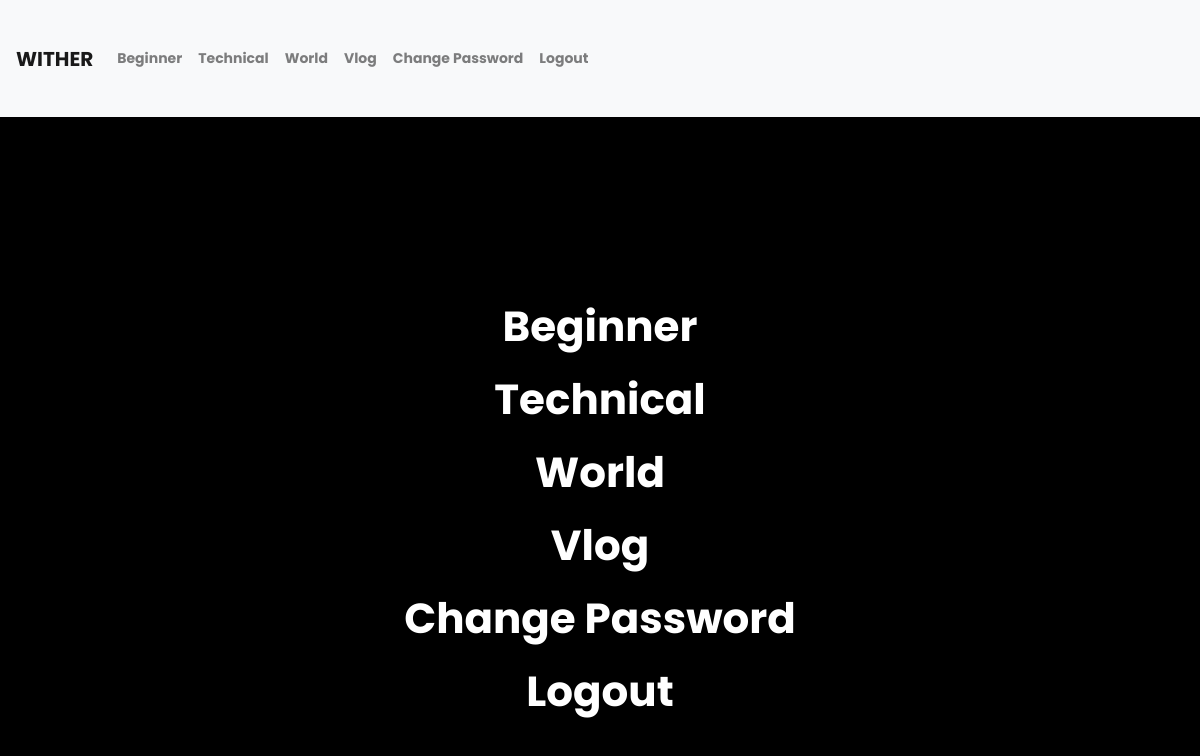
Page /auth/home/ (signed in) on the earlier database version.
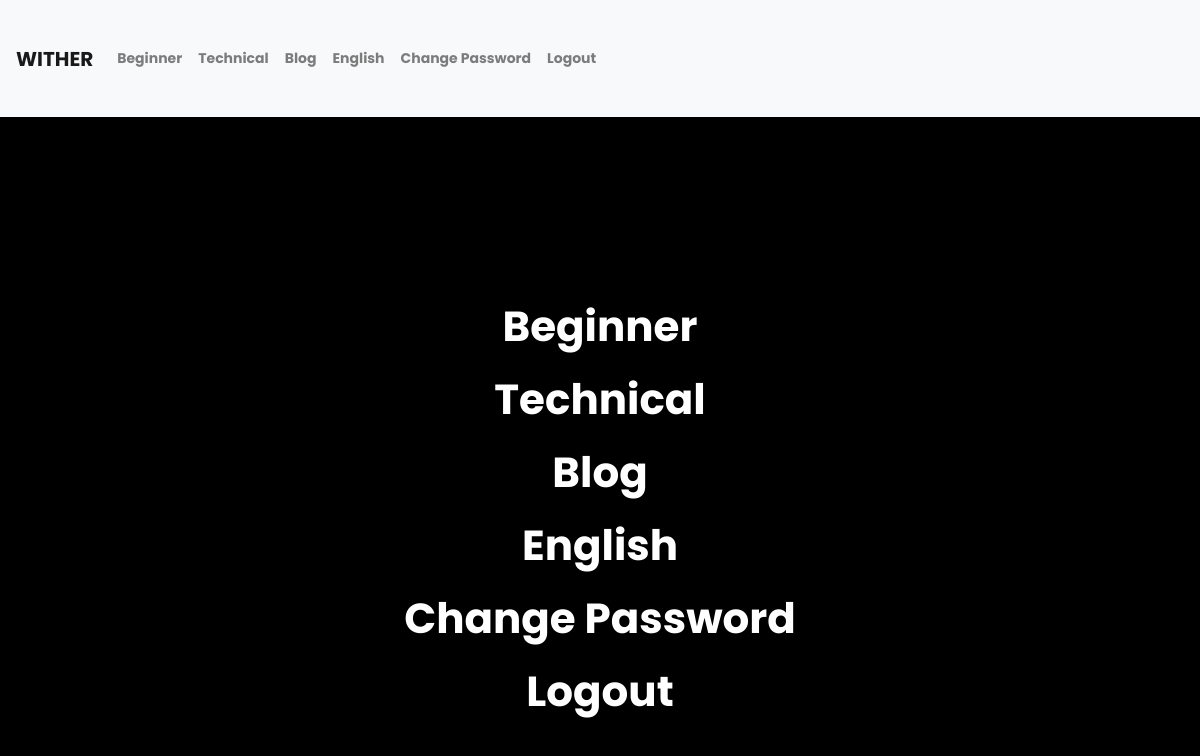
Same page on the later database version.
### blog/models.py (models this page shows)
class Status(models.Model):
    name = models.CharField(max_length=140, blank=True)
    def __str__(self):
        return self.name

### authentication/views.py (the view)
# urls.py: path('home/', views.Home.as_view(), name='home'),
class Home(LoginRequiredMixin, TemplateView):
    model = Member
    template_name = 'authentication/home.html'
    def get_context_data(self, **kwargs):
        context = super().get_context_data(**kwargs)
        context['member'] = Member.objects.get(user=self.request.user)
        return context

### authentication/templates/authentication/home.html (shortened to what this page needs)
{% extends 'authentication/base.html' %}
{% load static %}
{% block head %}
  <link rel="stylesheet" href="{% static 'css/home.css' %}">
{% endblock %}
{% block content %}
<div class="navigation">
  <ul>
    {% for s in member.status.all %}
      <li><a href="{% url 'blog:sample' s %}" data-text="{{s}}">{{s}}</a></li>
    {% endfor %}
    <li><a href="{% url 'authentication:password_change' %}" data-text="Change Password">Change Password</a></li>
    <li><a href="{% url 'authentication:logout' %}" data-text="Logout">Logout</a></li>
  </ul>
</div>
{% endblock %}

### authentication/templates/authentication/base.html (shortened to what this page needs)
{% load static %}
<!doctype html>
<html>
  <head>
    <link rel="stylesheet" href="https://stackpath.bootstrapcdn.com/bootstrap/4.1.0/css/bootstrap.min.css">
    {% block head %}{% endblock %}
  </head>
  <body>
    <nav class="navbar navbar-expand-lg navbar-light bg-light">
      <a class="navbar-brand" href="{% url 'authentication:home' %}">WITHER</a>
      <div class="collapse navbar-collapse" id="navbarSupportedContent">
        <ul class="navbar-nav mr-auto">
          {% for s in member.status.all %}
            <li><a class="nav-item nav-link" href="{% url 'blog:sample' s %}">{{ s }}</a></li>
          {% endfor %}
          <li><a class="nav-item nav-link" href="{% url 'authentication:password_change' %}">Change Password</a></li>
          <li><a class="nav-item nav-link" href="{% url 'authentication:logout' %}">Logout</a></li>
        </ul>
      </div>
    </nav>
    {% block content %}
    {% endblock %}
  </body>
</html>

### static/css/home.css (style rules this page uses)
body { background-size: cover; background-repeat: no-repeat; font-family: Arial, sans-serif; font-weight: bold; font-size: 14px; background: #000000; color: #ffffff; }
.nav-item.nav-link { -webkit-transition: all 200ms cubic-bezier(0.390, 0.500, 0.150, 1.360); -moz-transition: all 200ms cubic-bezier(0.390, 0.500, 0.150, 1.360); -ms-transition: all 200ms cubic-bezier(0.390, 0.500, 0.150, 1.360); -o-transition: all 200ms cubic-bezier(0.390, 0.500, 0.150, 1.360); transition: all 200ms cubic-bezier(0.390, 0.500, 0.150, 1.360); display: block; margin: 20px auto; max-width: 180px; text-decoration: none; border-radius: 4px; padding: 20px 30px; }
* { margin: 0; padding: 0; box-sizing: border-box; font-family: 'Poppins', sans-serif; }
.navigation { display: flex; justify-content: center; align-items: center; min-height: 100vh; overflow: hidden; }
.navigation ul { position: relative; }
.navigation ul li { text-align: center; list-style: none; }
.navigation ul li a { color: rgb(255, 255, 255); text-decoration: none; font-size: 3em; padding: 5px 20px; display: inline-flex; font-weight: 700; transition: 0.5s; }
.navigation ul li a:before { content: ''; position: absolute; top: 50%; left: 40%; transform: translate(-50%, -50%); display: flex; justify-content: center; align-items: center; font-size: 5em; color: rgba(0, 0, 0, .1); border-radius: 50%; z-index: -1; opacity: 0; font-weight: 900; text-transform: uppercase; letter-spacing: 500px; transition: letter-spacing 0.5s, left 0.5s; }

Differences in the rows shown:
removed Status: name "World"
removed Status: name "Vlog"
added Status: name "Blog"
added Status: name "English"
